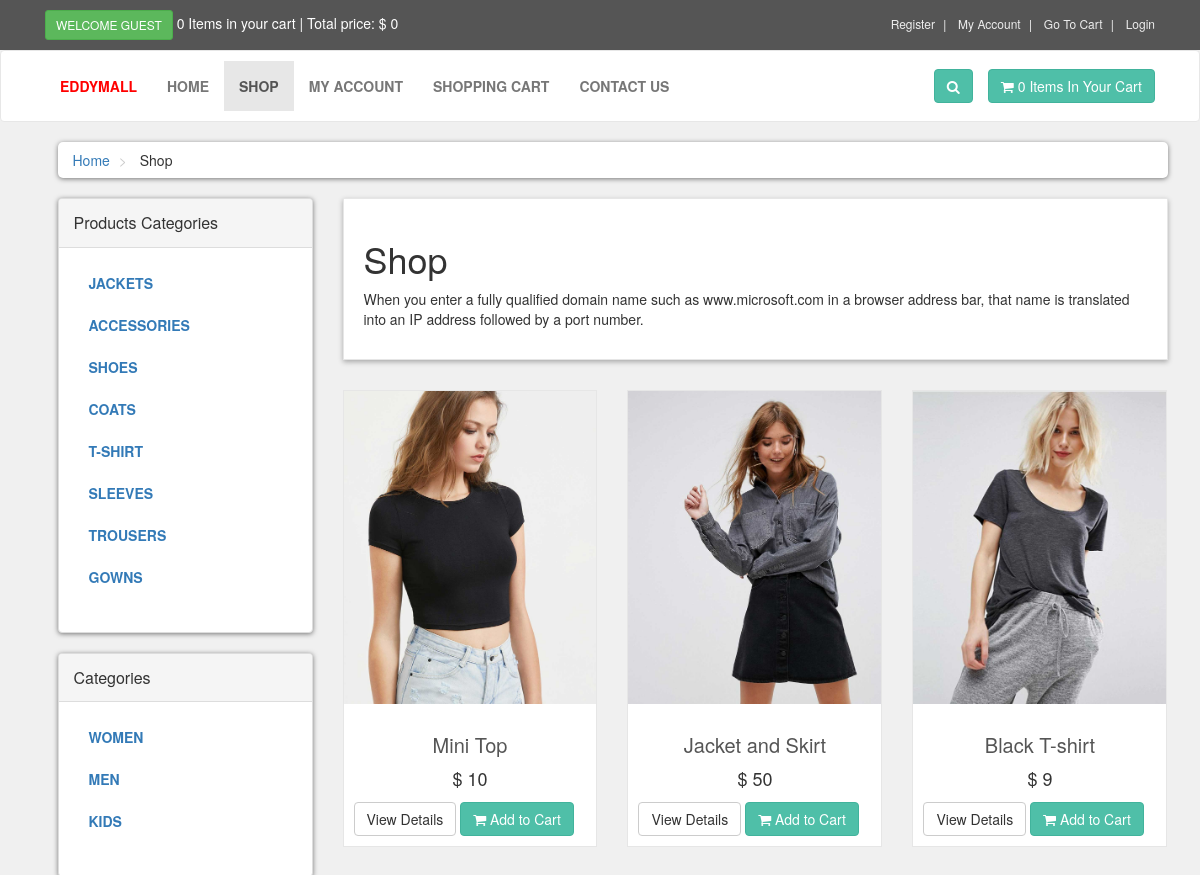
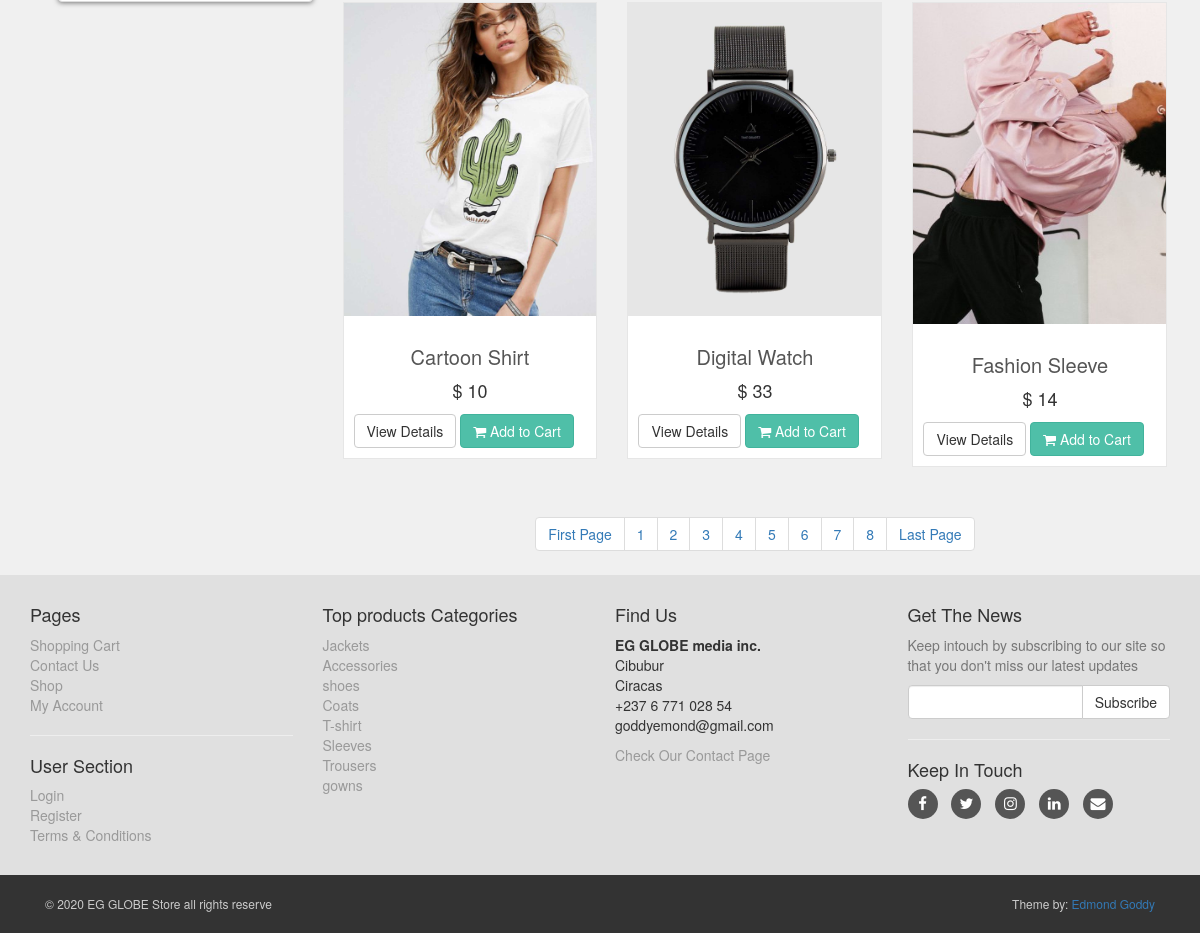
The page /shop.php on the database its author committed (2 pictures, top to bottom).
### tables this page shows
CREATE TABLE `product_categories` (
  `p_cat_id` int(11) NOT NULL,
  `p_cat_title` text NOT NULL,
  `p_cat_desc` text NOT NULL
);

CREATE TABLE `categories` (
  `cat_id` int(11) NOT NULL,
  `cat_title` text NOT NULL,
  `cat_desc` text NOT NULL
);

CREATE TABLE `product` (
  `product_id` int(11) NOT NULL,
  `p_cat_id` int(11) NOT NULL,
  `cat_id` int(11) NOT NULL,
  `date` timestamp NOT NULL DEFAULT CURRENT_TIMESTAMP ON UPDATE CURRENT_TIMESTAMP,
  `product_title` text NOT NULL,
  `product_img1` text NOT NULL,
  `product_img2` text NOT NULL,
  `product_img3` text NOT NULL,
  `product_price` int(11) NOT NULL,
  `product_keywords` text NOT NULL,
  `product_desc` text NOT NULL,
  `Attachment` varchar(5) NOT NULL
);

### shop.php (the view, shortened to what this page needs)
<?php
$active = 'Shop';
include("includes/header.php");
?>
    <div id="content">
    	<div class="container">
    		<div class="col-md-12">
    			<ul class="breadcrumb">
    				<li>
    					<a href="index.php">Home</a>
    				</li>
    				<li>
    					Shop
    				</li>
    			</ul>
    		</div>
    		<div  class="col-md-3">
<?php
include("includes/sidebar.php");
?>
    		</div>
    		<div class="col-md-9">
<?php
if (!isset($_GET["p_cat"])) {
    if (!isset($_GET["cat"])) {
        echo "
    			        <div class='box'>
    				        <h1>Shop</h1>
    				        <p>
 When you enter a fully qualified domain name such as www.microsoft.com in a browser address bar, that name is translated into an IP address followed by a port number.
    				        </p>
    			        </div>
        ";
    }
}
?>
    			<div class="row">
<?php
if (!isset($_GET["p_cat"])) {
    if (!isset($_GET["cat"])) {
        $per_page = 6;
        if (isset($_GET["page"])) {
            $page = $_GET["page"];
        }else{
            $page = 1;
            }
            $start_from = ($page-1) * $per_page;
            $get_products = "SELECT * FROM product order by 1 DESC LIMIT $start_from,$per_page";
            $run_products = mysqli_query($con, $get_products);
            while ($row_products = mysqli_fetch_array($run_products)) {
                $pro_id = $row_products["product_id"];
                $pro_title = $row_products["product_title"];
                $pro_price = $row_products["product_price"];
                $pro_img1 = $row_products["product_img1"];
                echo "
<div class='col-md-4 col-sm-6 center-responsive'>
    <div class='product'>
        <a href='details.php?pro_id=$pro_id'>
           <img class='img-responsive' src='admin_area/product_images/$pro_img1'>
        </a>
        <div class='text'>
            <h3>
               <a href='details.php?pro_id=$pro_id'>$pro_title</a>
            </h3>
            <p class='price'>
               $ $pro_price
            </p>
            <p class='buttons'>
            <a class='btn btn-default' href='details.php?pro_id=$pro_id'>
               View Details
            </a>
            <a class='btn btn-primary' href='details.php?pro_id=$pro_id'>
               <i class='fa fa-shopping-cart'></i> Add to Cart
            </a>
            </p>
        </div>
    </div>
</div>
                ";
        }
?>
    			</div>
    			<center>
    				<ul class="pagination">
<?php
$query = "SELECT * FROM product";
$result = mysqli_query($con, $query);
$total_records = mysqli_num_rows($result);
$total_pages = ceil($total_records / $per_page);
echo "
<li>
   <a href='shop.php?page=1'>First Page</a>
</li>
";
    for ($i=1; $i <=$total_pages ; $i++) {
        echo "
<li>
   <a href='shop.php?page=$i'>$i</a>
</li>
    ";
        }
    echo "
<li>
   <a href='shop.php?page=$total_pages'>Last Page</a>
</li>
";
    }
}
?>
    				</ul>
    			</center>
    		</div>
    	</div>
    </div>
<?php
include("includes/footer.php");
?>
</body>
</html>

### functions/functions.php (shortened to what this page needs)
<?php
$db = mysqli_connect("localhost", "root", "", "eddy_mall");
function getRealIpUser(){
  switch (true) {
    default : return $_SERVER['REMOTE_ADDR'];
  }
}
function getPCats(){
  global $db;
  $get_p_cats = "SELECT * FROM product_categories";
  $run_p_cats = mysqli_query($db, $get_p_cats);
  while ($row_p_cats = mysqli_fetch_array($run_p_cats)) {
    $p_cat_id = $row_p_cats["p_cat_id"];
    $p_cat_title = $row_p_cats["p_cat_title"];
    echo "
<li>
   <a href='shop.php?p_cat=$p_cat_id'> $p_cat_title </a>
</li>
    ";
  }
}
function getCats(){
  global $db;
  $get_cats = "SELECT * FROM categories";
  $run_cats = mysqli_query($db, $get_cats);
  while ($row_cats = mysqli_fetch_array($run_cats)) {
    $cat_id = $row_cats["cat_id"];
    $cat_title = $row_cats["cat_title"];
    echo "
<li>
   <a href='shop.php?cat=$cat_id'> $cat_title </a>
</li>
    ";
  }
}
function items(){
  global $db;
  $sess = session_id();
  $ip_add = getRealIpUser();
  $get_items = "SELECT * FROM cart WHERE ip_add='$ip_add'  AND session_id='$sess' ";
  $run_items = mysqli_query($db, $get_items);
  $count_items = mysqli_num_rows($run_items);
  echo $count_items;
}
function total_price(){
  $total = 0;
  echo "$ " . $total;
}
?>

### includes/footer.php (shortened to what this page needs)
<div id="footer">
	<div class="container">
		<div class="row">
			<div class="col-sm-6 col-md-3">
				<h4>Pages</h4>
				<ul>
					<li><a href="cart.php">Shopping Cart</a></li>
					<li><a href="contact.php">Contact Us</a></li>
					<li><a href="shop.php">Shop</a></li>
					<li><a href="customer/my_account.php">My Account</a></li>
				</ul>
				<hr>
				<h4>User Section</h4>
				<ul>
					<li>
                        <?php
                        if (!@isset($_SESSION["customer_name"])) {
                         echo "<a href='checkout.php'>Login</a>";
                        }else{
                         echo "<a href='customer/my_account.php?my_orders'>My Account</a>";
                        }
                        ?>
					</li>
					<li>
                        <?php
                        if (!@isset($_SESSION["customer_name"])) {
                         echo "<a href='customer_register.php'>Register</a>";
                        }else{
                         echo "<a href='customer/my_account.php?edit_account'>Edit Account</a>";
                        }
                        ?>
                        <li><a href="terms.php">Terms & Conditions</a></li>
					</li>
				</ul>
			</div>
			<div class="col-sm-6 col-md-3">
				<h4>Top products Categories</h4>
				<ul>
<?php
$get_p_cats = "SELECT * FROM product_categories";
$run_p_cats = mysqli_query($con, $get_p_cats);
while ($row_p_cats = mysqli_fetch_array($run_p_cats)) {
	$p_cat_id = $row_p_cats["p_cat_id"];
	$p_cat_title = $row_p_cats["p_cat_title"];
	echo "
<li>
   <a href='shop.php?p_cat=$p_cat_id'>
     $p_cat_title
   </a>
</li>
	";
}
?>
				</ul>
			</div>
			<div class="col-sm-6 col-md-3">
				<h4>Find Us</h4>
				<p>
					<strong>EG GLOBE media inc.</strong>
					<br>Cibubur
					<br>Ciracas
					<br>+237 6 771 028 54
					<br>goddyemond@gmail.com
					<br><strong></strong>
				</p>
				<a href="contact.php">Check Our Contact Page</a>
			</div>
			<div class="col-sm-6 col-md-3">
				<h4>Get The News</h4>
				<p class="text-muted">
Keep intouch by subscribing to our site so that you don't miss our latest updates
				</p>
				<form action="" method="post">
	 				<div class="input-group">
						<input type="text" name="email" class="form-control">
						<span class="input-group-btn">
							<input type="submit" value="Subscribe" class="btn btn-default">
						</span>
					</div>
				</form>
				<hr>
				<h4>Keep In Touch</h4>
				<p class="social">
					<a target="_blank" href="https://web.facebook.com/edmond.goddy" class="fa fa-facebook"></a>
					<a target="_blank" href="#" class="fa fa-twitter"></a>
					<a target="_blank" href="#" class="fa fa-instagram"></a>
					<a target="_blank" href="https://www.linkedin.com/in/edmond-goddy-3b67b8225" class="fa fa-linkedin"></a>
					<a target="_blank" href="#" class="fa fa-envelope"></a>
				</p>
			</div>
		</div>
	</div>
</div>
<div id="copyright">
	<div class="container">
		<div class="col-md-6">
			<p class="pull-left">&COPY; 2020 EG GLOBE Store all rights reserve</p>
		</div>
		<div class="col-md-6">
			<p class="pull-right">Theme by: <a target="_blank" href="https://www.linkedin.com/in/edmond-goddy-3b67b8225">Edmond Goddy</a></p>
		</div>
	</div>
</div>

### styles/style.css (style rules this page uses)
body { font-size: 14px; line-height: 1.42857143; color: #333333; background: #f0f0f0; overflow-x: hidden; padding-bottom: ; }
.btn-primary { color: rgb(255,255,255); background: rgb(79,191,168); border-color: rgb(65,179,156); }
.box { background: #ffffff; margin: 0 0 30px; border: solid 1px #e6e6e6; box-sizing: border-box; padding: 20px; box-shadow: 0 2px 5px rgba(0,0,0,0.3); }
#content { padding-left: 25px; }
#content .product { background: #ffffff; border: solid 1px #e6e6e6; margin-bottom: 30px; box-sizing: border-box; }
#content .product .text { padding: 10px 10px 0px; }
#content .product .text p.price { font-size: 18px; text-align: center; font-weight: 400; }
#content .product .text h3 { text-align: center; font-size: 20px; }
#content .product .text h3 a { color: rgb(85,85,85); }
#footer { background: #e0e0e0; padding: 20px 0; }
#footer a { color: #999999; padding: 0; text-decoration: none; }
#footer ul { list-style: none; padding-left: 0; }
#footer .social { text-align: left; }
#footer .social a { margin: 0 10px 0 0; display: inline-block; color: #ffffff; width: 30px; height: 30px; border-radius: 15px; line-height: 30px; font-size: 15px; text-align: center; vertical-align: bottom; background: #555555; text-decoration: none; }
#copyright { background: #333333; color: #cccccc; padding: 20px 0; font-size: 12px; }
#copyright p { margin: 0; }
.breadcrumb { padding: 8px 15px; margin-bottom: 20px; background: #ffffff; border-radius: 5px; box-shadow: 0 1px 5px rgba(0,0,0,0.5); }
.breadcrumb> li + li:before { content: ">\00a0"; color: #cccccc; }
#content .panel.sidebar-menu ul.nav.category-menu li a { text-transform: uppercase; font-weight: 600; }

### rows shown on the page
product_categories: p_cat_title "JACKETS", p_cat_title "Jackets"
product_categories: p_cat_title "ACCESSORIES", p_cat_title "Accessories"
product_categories: p_cat_title "SHOES", p_cat_title "shoes"
product_categories: p_cat_title "COATS", p_cat_title "Coats"
product_categories: p_cat_title "T-SHIRT", p_cat_title "T-shirt"
product_categories: p_cat_title "SLEEVES", p_cat_title "Sleeves"
product_categories: p_cat_title "TROUSERS", p_cat_title "Trousers"
product_categories: p_cat_title "GOWNS", p_cat_title "gowns"
categories: cat_title "WOMEN"
categories: cat_title "MEN"
categories: cat_title "KIDS"
product: product_img1 (picture), product_title "Mini Top", product_price "10"
product: product_img1 (picture), product_title "Jacket and Skirt", product_price "50"
product: product_img1 (picture), product_title "Black T-shirt", product_price "9"
product: product_img1 (picture), product_title "Cartoon Shirt", product_price "10"
product: product_img1 (picture), product_title "Digital Watch", product_price "33"
product: product_img1 (picture), product_title "Fashion Sleeve", product_price "14"

### other values the page prints
$count_items "0 0"
$total "0"
